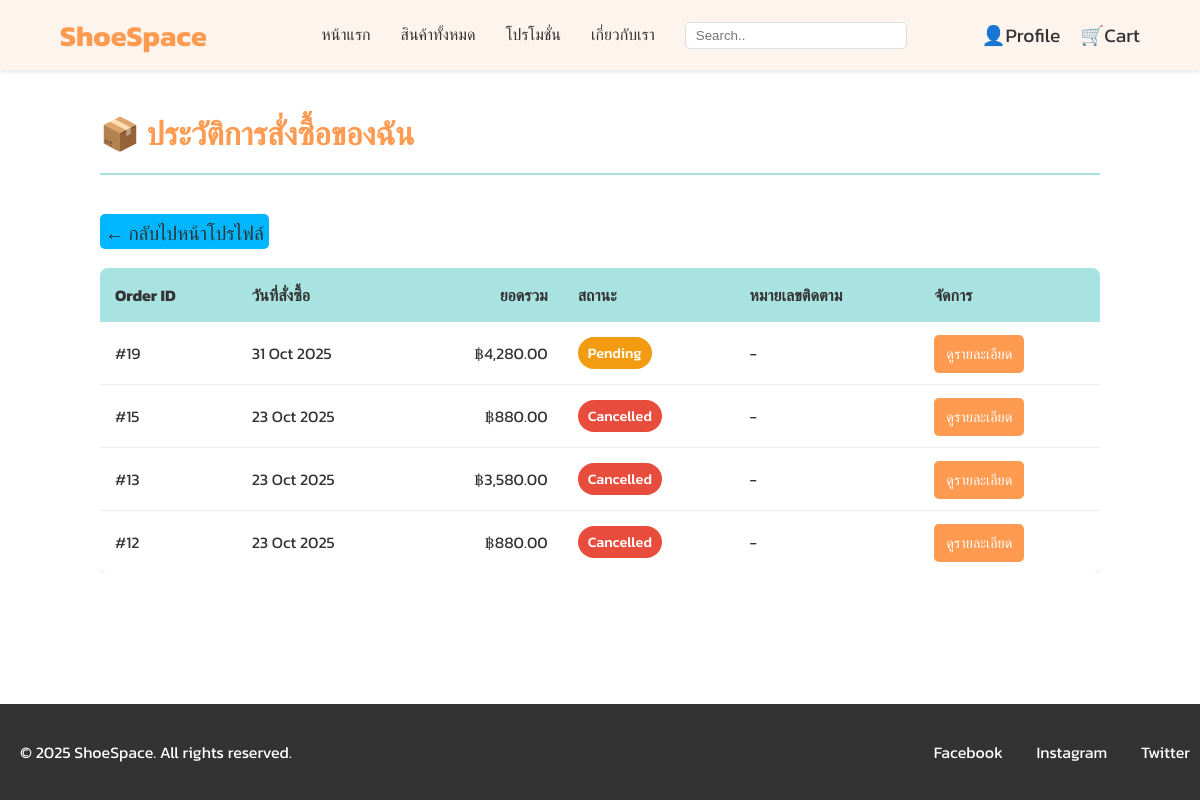
Page /order_detail.php (signed in) on the committed database.
### tables this page shows
CREATE TABLE `orders` (
  `order_id` int(11) NOT NULL,
  `user_id` int(11) DEFAULT NULL,
  `order_date` timestamp NOT NULL DEFAULT current_timestamp(),
  `status` enum('pending','paid','shipped','delivered','cancelled') DEFAULT 'pending',
  `total_amount` decimal(10,2) DEFAULT 0.00,
  `shipping_address` text DEFAULT NULL,
  `payment_method` varchar(50) DEFAULT NULL,
  `tracking_number` varchar(100) DEFAULT NULL
);

### order_detail.php (the view, shortened to what this page needs)
<?php
$user_id = $_SESSION['user_id'] ?? 1;
$servername = "localhost";
$username = "root";
$password = "";
$dbname = "shoespace";
$conn = new mysqli($servername, $username, $password, $dbname);
$sql_orders = "SELECT order_id, order_date, total_amount, status, tracking_number
               FROM orders
               WHERE user_id = ?
               ORDER BY order_date DESC";
$stmt = $conn->prepare($sql_orders);
$stmt->bind_param("i", $user_id);
$stmt->execute();
$orders_result = $stmt->get_result();
?>
<!DOCTYPE html>
<html lang="th">
<head>
    <link rel="stylesheet" href="order_detail.css">
</head>
<body>
    <header>
       <nav>
            <div class="logo">ShoeSpace</div>
            <ul class="nav-links">
                <li><a href="index.php">หน้าแรก</a></li>
                <li><a href="products.php">สินค้าทั้งหมด</a></li>
                <li><a href="promotion.php">โปรโมชั่น</a></li>
                <li><a href="about.php">เกี่ยวกับเรา</a></li>
                <li>
                    <form action="products.php" method="GET" class="search-form">
                        <input type="text" name="search" placeholder="Search.." value="<?php echo htmlspecialchars($_GET['search'] ?? ''); ?>">
                    </form>
                </li>
            </ul>
            <div class="nav-icons">
                <a href="profile.php">👤Profile</a>
                <a href="cart.php">🛒Cart</a>
            </div>
        </nav>
    </header>
    <main class="order-history-container">
        <h1>📦 ประวัติการสั่งซื้อของฉัน</h1>
        <p class="back-link"><a href="profile.php">← กลับไปหน้าโปรไฟล์</a></p>
        <?php if ($orders_result->num_rows > 0): ?>
            <div class="table-container">
                <table>
                    <thead>
                        <tr>
                            <th>Order ID</th>
                            <th>วันที่สั่งซื้อ</th>
                            <th class="text-right">ยอดรวม</th>
                            <th>สถานะ</th>
                            <th>หมายเลขติดตาม</th>
                            <th>จัดการ</th>
                        </tr>
                    </thead>
                    <tbody>
                        <?php while($order = $orders_result->fetch_assoc()):
                            $order_date_th = date('d M Y', strtotime($order['order_date']));
                        ?>
                        <tr>
                            <td data-label="Order ID">#<?php echo $order['order_id']; ?></td>
                            <td data-label="วันที่สั่งซื้อ"><?php echo $order_date_th; ?></td>
                            <td data-label="ยอดรวม" class="text-right">฿<?php echo number_format($order['total_amount'], 2); ?></td>
                            <td data-label="สถานะ">
                                <span class="status-badge status-<?php echo strtolower($order['status']); ?>">
                                    <?php echo htmlspecialchars($order['status']); ?>
                                </span>
                            </td>
                            <td data-label="Tracking"><?php echo htmlspecialchars($order['tracking_number'] ?? '-'); ?></td>
                            <td data-label="จัดการ">
                                <a href="his_detail.php?order_id=<?php echo $order['order_id']; ?>" class="btn-detail">ดูรายละเอียด</a>
                            </td>
                        </tr>
                        <?php endwhile; ?>
                    </tbody>
                </table>
            </div>
        <?php endif; ?>
    </main>
    <footer>
        <div class="footer-content">
            <p>&copy; 2025 ShoeSpace. All rights reserved.</p>
            <div class="social-links">
                <a href="#">Facebook</a>
                <a href="#">Instagram</a>
                <a href="#">Twitter</a>
            </div>
        </div>
    </footer>
</body>
</html>

### order_detail.css (style rules this page uses)
:root { --orange: #FF9B51; --yellow: #FFD46C; --off-white: #FDF4EE; --light-blue: #A8E2E1; --text-dark: #333; --text-light: #fff; }
body { font-family: 'Kanit', sans-serif; margin: 0; background-color: #FFFFFF; color: var(--text-dark); padding-bottom: 70px; }
h1, h2, h3 { font-weight: 700; }
a { text-decoration: none; color: inherit; }
header { background-color: var(--off-white); box-shadow: 0 2px 4px rgba(0,0,0,0.1); padding: 0 5%; }
nav { display: flex; justify-content: space-between; align-items: center; height: 70px; }
.logo { font-size: 1.8em; font-weight: 700; color: var(--orange); }
.nav-links { list-style: none; display: flex; gap: 30px; font-weight: 500; }
.nav-icons { display: flex; gap: 20px; font-size: 1.2em; }
.search-form input[type="text"] { padding: 5px 10px; border: 1px solid #ddd; border-radius: 5px; width: 200px; }
footer { position: fixed; bottom: 0; width: 100%; background-color: var(--text-dark); color: var(--text-light); padding: 20px; }
.footer-content { display: flex; justify-content: space-between; align-items: center; }
.social-links a { padding-right: 30px; }
.order-history-container { max-width: 1000px; margin: 40px auto; padding: 0 20px; }
.order-history-container h1 { color: var(--orange); border-bottom: 2px solid var(--light-blue); padding-bottom: 15px; margin-bottom: 20px; }
.back-link a { color: var(--text-dark); font-weight: 500; margin-bottom: 20px; display: inline-block; }
.table-container { overflow-x: auto; }
table { width: 100%; border-collapse: collapse; background-color: #fff; box-shadow: 0 2px 5px rgba(0,0,0,0.1); border-radius: 8px; overflow: hidden; }
thead th { background-color: var(--light-blue); color: var(--text-dark); text-align: left; padding: 15px; font-weight: 700; }
tbody tr { border-bottom: 1px solid #eee; transition: background-color 0.2s; }
tbody tr:last-child { border-bottom: none; }
tbody td { padding: 15px; vertical-align: middle; }
.text-right { text-align: right; }
.status-badge { padding: 5px 10px; border-radius: 20px; font-size: 0.9em; font-weight: 500; color: var(--text-light); display: inline-block; text-transform: capitalize; }
.status-pending { background-color: #f39c12; }
.status-cancelled { background-color: #e74c3c; }
.btn-detail { background-color: var(--orange); color: white; padding: 8px 12px; border-radius: 5px; text-decoration: none; font-size: 0.9em; transition: background-color 0.2s; }
.back-link { height: 30px; display: inline-block; padding-top: 5px; padding-left: 5px; padding-right: 5px; border-radius: 5px; text-decoration: none; font-size: 1.2rem; font-weight: 500; cursor: pointer; border: none; background-color: #00b7ff; color: #fff; }

### rows in the picture
orders: order_id "19", order_date "31 Oct 2025", total_amount "4,280.00", status "Pending", tracking_number "-"
orders: order_id "15", order_date "23 Oct 2025", total_amount "880.00", status "Cancelled", tracking_number "-"
orders: order_id "13", order_date "23 Oct 2025", total_amount "3,580.00", status "Cancelled", tracking_number "-"
orders: order_id "12", order_date "23 Oct 2025", total_amount "880.00", status "Cancelled", tracking_number "-"
